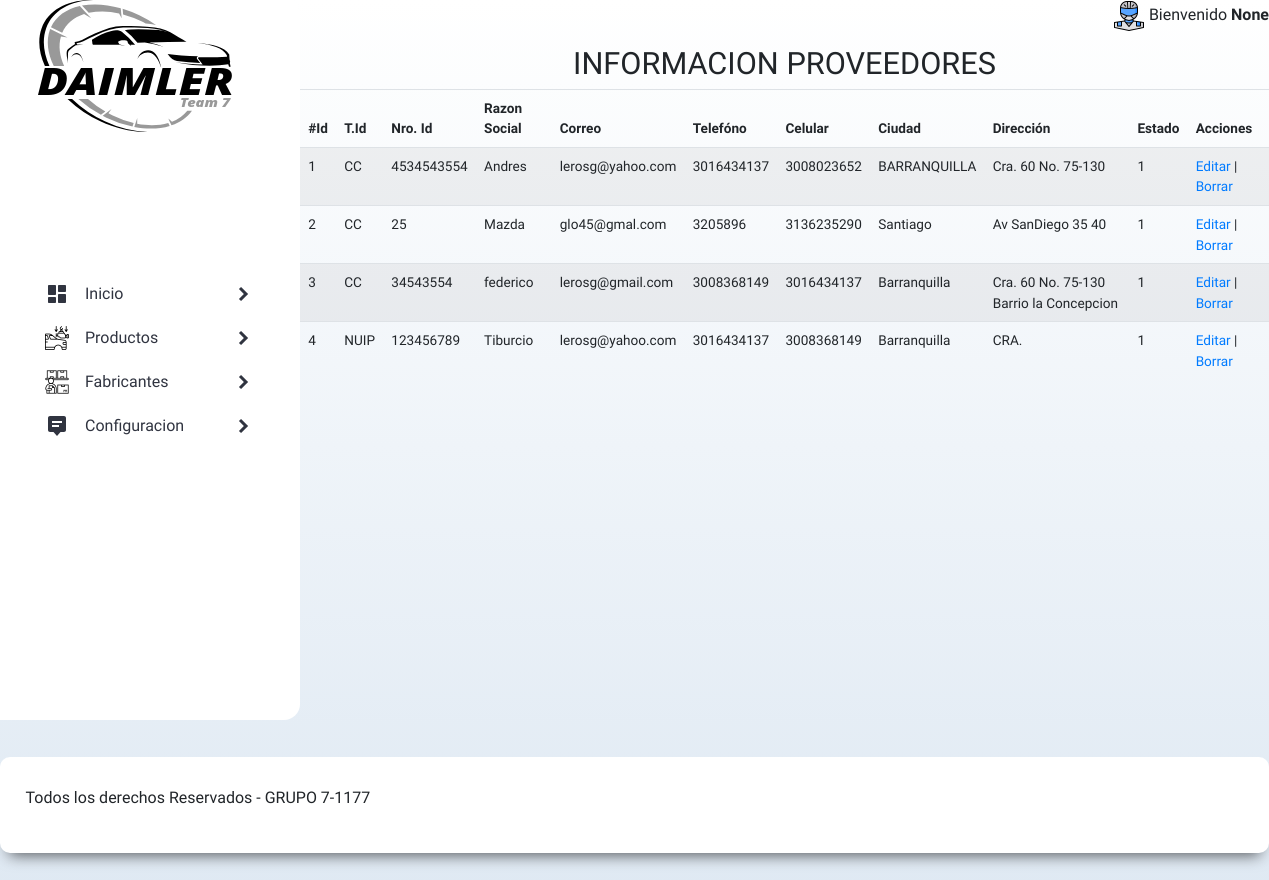
The page /crud_proveedor (signed in) on the database as committed earlier.
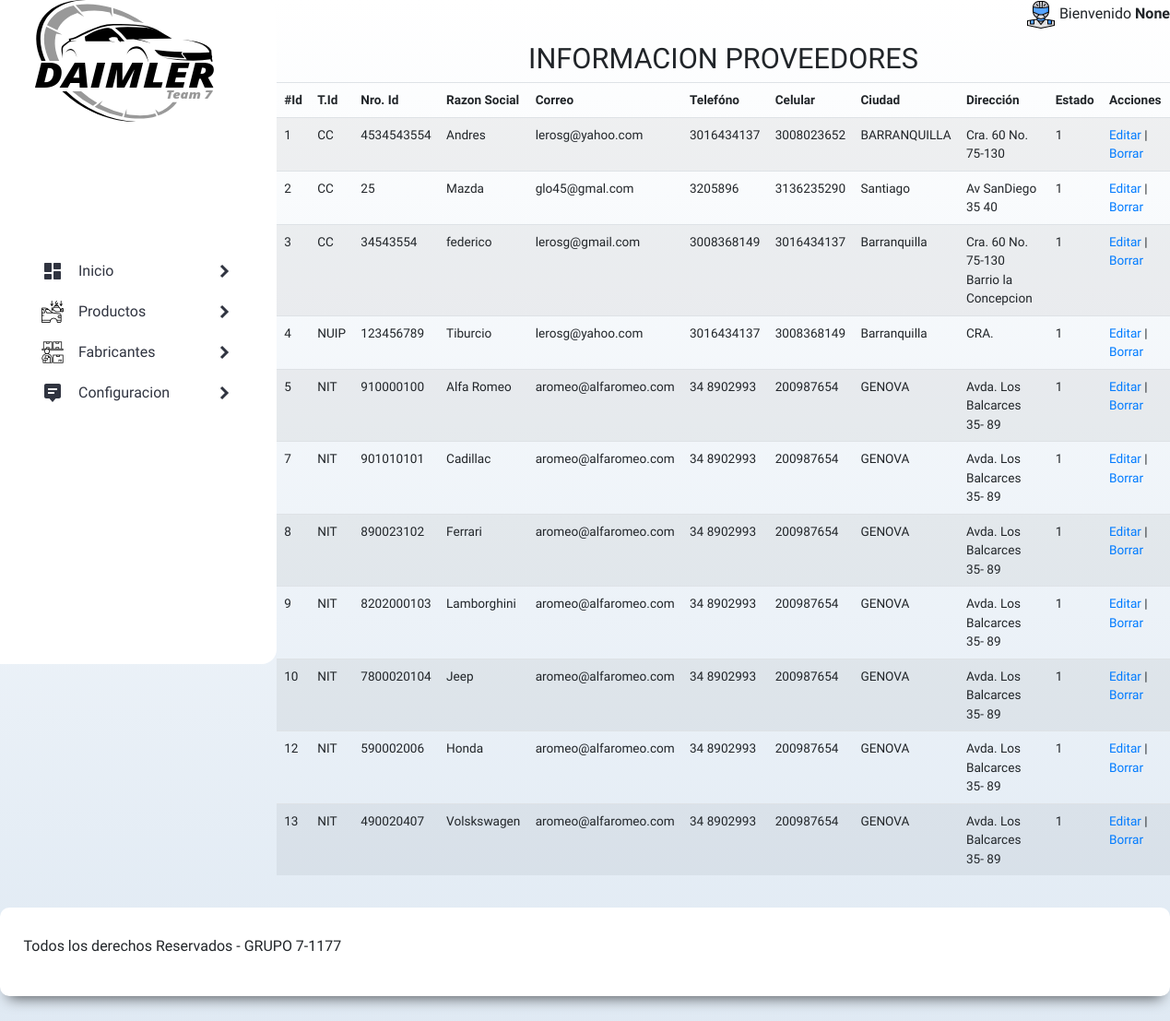
The same page on the database as committed later.
### tables this page shows
CREATE TABLE proveedor (
  id_proveedor INTEGER PRIMARY KEY AutoIncrement,
  codigo_proveedor varchar(15) NOT NULL UNIQUE,
  tipoid_proveedor varchar(5) NOT NULL,
  nroid_proveedor varchar(15) NOT NULL,
  dv_nroid char(1) NOT NULL,
  razon_social_proveedor varchar(255) NOT NULL,
  nombre_representante varchar(255) NOT NULL,
  nombre_contacto varchar(255) NOT NULL,
  email_proveedor varchar(255) NOT NULL,
  codigo_pais varchar(15) DEFAULT NULL,
  ciudad varchar(50) DEFAULT NULL,
  direccion varchar(255) DEFAULT NULL,
  telefono varchar(50) NOT NULL,
  celular varchar(50) NOT NULL,
  estado char(1) NOT NULL DEFAULT 1,
  fecha_sistema datetime DEFAULT CURRENT_TIMESTAMP,
  codigo_usuario varchar(15) NOT NULL
  );

### app.py (the view)
@app.route("/crud_proveedor", methods=["GET", "POST"])
def crud_proveedor():
    if g.user:
        sql = "Select * from proveedor"
        db = get_db()
        cursor = db.cursor()
        cursor.execute(sql)
        proveedor = cursor.fetchall()
        close_db()
        return render_template("show_provee.html", sesion_iniciada=sesion_iniciada, proveedor=proveedor, usuario=g.user)
    else:
        return render_template('index.html', sesion_iniciada=sesion_iniciada, usuario=g.user)

### app.py (called while the page is built)
@app.before_request  # Decorador
def load_logged_in_user():
    user_id = session.get('user_id')
    if user_id is None:
        g.user = None
    else:
        g.user = get_db().execute(
            'SELECT * FROM usuarios WHERE codigo_usuario = ?', (user_id,)
        ).fetchone()

### db.py (called while the page is built)
def get_db():
    try:
        if 'db' not in g:
            g.db = sqlite3.connect("db/daimler.db")
            g.db.row_factory = sqlite3.Row
        return g.db
    except Error:
        print( Error )

### templates/show_provee.html (shortened to what this page needs)
{% extends "base.html" %}
{% block cont_menu %}
<body>
  <div class="form_menu">
      <h2>INFORMACION PROVEEDORES</h2>
    <table id="prov" class="table table-striped table-inverse table-responsive" style="width:100%;zoom:85%">
        <thead class="thead-inverse">
            <tr>
              <th>#Id</th>
              <th>T.Id</th>
              <th>Nro. Id</th>
              <th>Razon Social</th>
              <th>Correo</th>
              <th>Telefóno</th>
              <th>Celular</th>
              <th>Ciudad</th>
              <th>Dirección</th>
              <th>Estado</th>
              <th>Acciones</th>
            </tr>
            </thead>
            <tbody>
                {%for proveedor in proveedor %}
                <tr>
                    <td>{{proveedor[0]}} </td>
                    <td>{{proveedor[2]}} </td>
                    <td>{{proveedor[3]}} </td>
                    <td>{{proveedor[5]}} </td>
                    <td>{{proveedor[8]}} </td>
                    <td>{{proveedor[12]}} </td>
                    <td>{{proveedor[13]}} </td>
                    <td>{{proveedor[10]}} </td>
                    <td>{{proveedor[11]}} </td>
                    <td>{{proveedor[14]}} </td>
                    {% if sesion_iniciada[2] != "USER" %}
                      <td> <a href="/edit_prov/{{proveedor[0]}}">Editar</a> | <a href="/del_prov/{{proveedor[0]}}">Borrar</a></td>
                    {% else %}
                      <td>Solo Mostrar</td>
                    {% endif %}
                </tr>
                {%endfor %}
            </tbody>
    </table>
  </div>
</body>
{% endblock %}

### templates/base.html (shortened to what this page needs)
<!DOCTYPE html>
<html lang="en">
    <head>
        <link rel="stylesheet" href="https://stackpath.bootstrapcdn.com/bootstrap/4.4.1/css/bootstrap.min.css">
        <link rel="stylesheet" href ="https://cdn.datatables.net/1.11.3/css/jquery.dataTables.min.css">
        <link rel="stylesheet" href ="https://cdn.datatables.net/1.11.3/css/jquery.dataTables.min.css">
        <link rel="stylesheet" href ="https://cdn.datatables.net/searchpanes/1.4.0/css/searchPanes.dataTables.min.css">
        <link rel="stylesheet" href ="https://cdn.datatables.net/select/1.3.3/css/select.dataTables.min.css">
        <link rel="stylesheet" href="https://nightly.datatables.net/css/jquery.dataTables.css" type="text/css" />
        <link rel="stylesheet" href="{{ url_for('static', filename= 'css/normalize.css') }}">
        <link rel="stylesheet" href="{{ url_for('static', filename= 'css/styles.css') }}">
        <link rel="stylesheet" href="{{ url_for('static', filename= 'css/preload.css') }}">
    </head>
    {% if g.user %}
        <body>
            <div class="contenedor-home">
                <div>
                    <nav class="nav">
                        <img src="{{ url_for('static', filename= 'img/logol.svg') }}" class="logo_daimler">
                        <ul class="list">
                            <li class="list__item list__item--click"">
                                <div class="list__button list__button--click">
                                    <img src="{{ url_for('static', filename= 'img/dashboard.svg') }}" class="list__img">
                                    <a href="{{ url_for('inicio') }}" class="nav__link">Inicio</a>
                                    <img src="{{ url_for('static', filename= 'img/arrow.svg') }}" class="list__arrow">
                                </div>
                            </li>
                            <li class="list__item list__item--click">
                                <div class="list__button list__button--click">
                                    <img src="{{ url_for('static', filename= 'img/motor.png') }}" class="list__img">
                                        <a href="#" class="nav__link">Productos</a>
                                    <img src="{{ url_for('static', filename= 'img/arrow.svg') }}" class="list__arrow">
                                </div>
                            </li>
                            <li class="list__item list__item--click">
                                <div class="list__button list__button--click">
                                    <img src="{{ url_for('static', filename= 'img/inventario.png') }}" class="list__img">
                                    <a href="#" class="nav__link">Fabricantes</a>
                                    <img src="{{ url_for('static', filename= 'img/arrow.svg') }}" class="list__arrow">
                                </div>
                            </li>
                            {% if sesion_iniciada[2] != "USER" %}
                                <li class="list__item list__item--click">
                                    <div class="list__button list__button--click">
                                        <img src="{{ url_for('static', filename= 'img/message.svg') }}" class="list__img">
                                        <a href="#" class="nav__link">Configuracion</a>
                                        <img src="{{ url_for('static', filename= 'img/arrow.svg') }}" class="list__arrow">
                                    </div>
                                </li>
                            {% endif %}
                        </ul>
                    </nav>
                </div>
                <div class="cont-ppal">
                    <div class="nav_user"> <img src="{{ url_for('static', filename= 'img/driver.png') }}"> Bienvenido <b>{{sesion_iniciada[1]}}</b> </div>
                    {% block cont_menu %}
                    {% endblock %}
                </div>
            </div>
            <br>
            <footer class="sombra">
                <p>Todos los derechos Reservados - GRUPO 7-1177</p>
            </footer>
        </body>
    {% endif %}
</html>

### static/css/styles.css (style rules this page uses)
:root { --blanco: #000; --amarilo: #e6f36f; --oscuro: #212121; --rojo: #e70606; --primario: #c0e4bb; --secundario: #adb5bd; --gris: #757575; }
html { font-size: 80%; box-sizing: border-box; scroll-snap-type: y mandatory; }
*, *:before, *:after { box-sizing: inherit; box-sizing: border-box; margin: 0; padding: 0; list-style: none; text-decoration: none; border: none; outline: none; }
p { line-height: 2; }
body { font-size: 16px; font-family: 'Cuprum', sans-serif; background-image: linear-gradient(to top, #dfe9f3 0%, white 100%); min-height: 100%; }
h1, h2, h3 { text-align: center; }
h2 { font-size: 2.4rem; }
.sombra { padding: 2rem; margin-bottom: 3rem; background-color: rgba(255, 255, 255, 1); border-radius: 10px; -webkit-box-shadow: 0px 11px 15px -9px rgba(0,0,0,0.63); -moz-box-shadow: 0px 11px 15px -9px rgba(0,0,0,0.63); box-shadow: 0px 11px 15px -9px rgba(0,0,0,0.63); }
.contenedor-home { max-width:120rem; display: flex; margin: 0 auto; justify-content: space-between; }
.form_menu { padding-top: 20px; align-items: flex; margin: 0 auto; position: relative; }
.cont-ppal { align-items: center; justify-content: center; }

### static/css/preload.css (style rules this page uses)
.nav_user { text-align: right; width: 100%; height:2rem; }
.nav { width: 300px; }
.nav__link { color: #303440; display: block; padding: 10px 0; text-decoration: none; }
.list { width: 100%; height: 90vh; display: flex; justify-content: center; flex-direction: column; border-radius: 0 16px 16px 0; background: #fff; }
.list__item { list-style: none; width: 100%; text-align: center; overflow: hidden; }
.list__item--click { cursor: pointer; }
.list__button { display: flex; align-items: center; gap: 1em; width: 70%; margin: 0 auto; }
.list__arrow { margin-left: auto; transition: transform .3s; }
.logo_daimler { width: 271px; height: 132px; opacity: 1; position: absolute; margin: 0 auto; overflow: hidden; }

Rows that differ between the two databases and show on the page:
added proveedor: id_proveedor "5", tipoid_proveedor "NIT", nroid_proveedor "910000100", razon_social_proveedor "Alfa Romeo", email_proveedor "aromeo@alfaromeo.com", telefono "34 8902993", celular "200987654", ciudad "GENOVA", direccion "Avda. Los Balcarces 35- 89", estado "1"
added proveedor: id_proveedor "7", tipoid_proveedor "NIT", nroid_proveedor "901010101", razon_social_proveedor "Cadillac", email_proveedor "aromeo@alfaromeo.com", telefono "34 8902993", celular "200987654", ciudad "GENOVA", direccion "Avda. Los Balcarces 35- 89", estado "1"
added proveedor: id_proveedor "8", tipoid_proveedor "NIT", nroid_proveedor "890023102", razon_social_proveedor "Ferrari", email_proveedor "aromeo@alfaromeo.com", telefono "34 8902993", celular "200987654", ciudad "GENOVA", direccion "Avda. Los Balcarces 35- 89", estado "1"
added proveedor: id_proveedor "9", tipoid_proveedor "NIT", nroid_proveedor "8202000103", razon_social_proveedor "Lamborghini", email_proveedor "aromeo@alfaromeo.com", telefono "34 8902993", celular "200987654", ciudad "GENOVA", direccion "Avda. Los Balcarces 35- 89", estado "1"
added proveedor: id_proveedor "10", tipoid_proveedor "NIT", nroid_proveedor "7800020104", razon_social_proveedor "Jeep", email_proveedor "aromeo@alfaromeo.com", telefono "34 8902993", celular "200987654", ciudad "GENOVA", direccion "Avda. Los Balcarces 35- 89", estado "1"
added proveedor: id_proveedor "12", tipoid_proveedor "NIT", nroid_proveedor "590002006", razon_social_proveedor "Honda", email_proveedor "aromeo@alfaromeo.com", telefono "34 8902993", celular "200987654", ciudad "GENOVA", direccion "Avda. Los Balcarces 35- 89", estado "1"
added proveedor: id_proveedor "13", tipoid_proveedor "NIT", nroid_proveedor "490020407", razon_social_proveedor "Volskswagen", email_proveedor "aromeo@alfaromeo.com", telefono "34 8902993", celular "200987654", ciudad "GENOVA", direccion "Avda. Los Balcarces 35- 89", estado "1"
